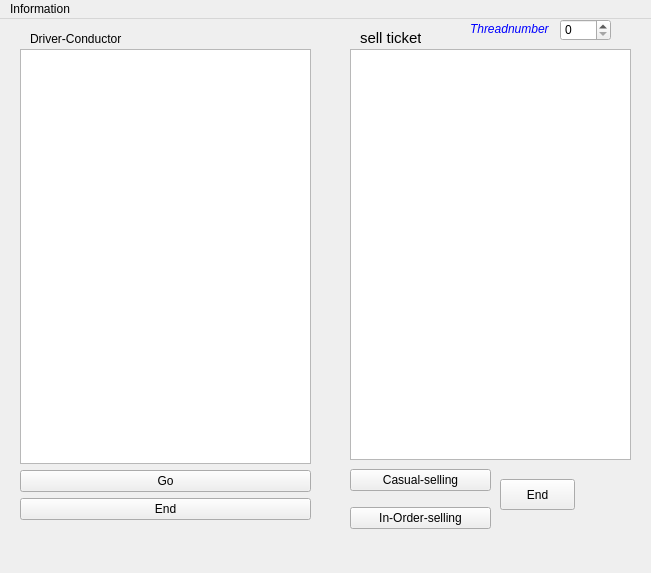
<?xml version="1.0" encoding="UTF-8"?>
<ui version="4.0">
 <class>MainWindow</class>
 <widget class="QMainWindow" name="MainWindow">
  <property name="geometry">
   <rect>
    <x>0</x>
    <y>0</y>
    <width>651</width>
    <height>573</height>
   </rect>
  </property>
  <property name="windowTitle">
   <string>MainWindow</string>
  </property>
  <property name="documentMode">
   <bool>true</bool>
  </property>
  <widget class="QWidget" name="centralwidget">
   <widget class="QWidget" name="verticalLayoutWidget">
    <property name="geometry">
     <rect>
      <x>20</x>
      <y>30</y>
      <width>291</width>
      <height>471</height>
     </rect>
    </property>
    <layout class="QVBoxLayout" name="verticalLayout">
     <item>
      <widget class="QTextBrowser" name="busTextBrowser"/>
     </item>
     <item>
      <widget class="QPushButton" name="go_busButton">
       <property name="text">
        <string>Go</string>
       </property>
      </widget>
     </item>
     <item>
      <widget class="QPushButton" name="end_busButton">
       <property name="text">
        <string>End</string>
       </property>
      </widget>
     </item>
    </layout>
   </widget>
   <widget class="QWidget" name="verticalLayoutWidget_2">
    <property name="geometry">
     <rect>
      <x>350</x>
      <y>30</y>
      <width>281</width>
      <height>411</height>
     </rect>
    </property>
    <layout class="QVBoxLayout" name="verticalLayout_2">
     <item>
      <widget class="QTextBrowser" name="sell_ticketTextBrowser"/>
     </item>
    </layout>
   </widget>
   <widget class="QWidget" name="formLayoutWidget">
    <property name="geometry">
     <rect>
      <x>350</x>
      <y>440</y>
      <width>141</width>
      <height>81</height>
     </rect>
    </property>
    <layout class="QVBoxLayout" name="verticalLayout_3">
     <item>
      <widget class="QPushButton" name="sell_ticket_casualButton">
       <property name="text">
        <string>Casual-selling</string>
       </property>
      </widget>
     </item>
     <item>
      <widget class="QPushButton" name="sell_ticket_restrictButton">
       <property name="text">
        <string>In-Order-selling</string>
       </property>
      </widget>
     </item>
    </layout>
   </widget>
   <widget class="QPushButton" name="end_sell_ticketButton">
    <property name="geometry">
     <rect>
      <x>500</x>
      <y>460</y>
      <width>75</width>
      <height>31</height>
     </rect>
    </property>
    <property name="text">
     <string>End</string>
    </property>
   </widget>
   <widget class="QLabel" name="label">
    <property name="geometry">
     <rect>
      <x>30</x>
      <y>10</y>
      <width>231</width>
      <height>20</height>
     </rect>
    </property>
    <property name="styleSheet">
     <string notr="true">font: 75 italic 9pt &quot;Arial&quot;;</string>
    </property>
    <property name="text">
     <string>Driver-Conductor</string>
    </property>
   </widget>
   <widget class="QLabel" name="label_2">
    <property name="geometry">
     <rect>
      <x>360</x>
      <y>10</y>
      <width>61</width>
      <height>16</height>
     </rect>
    </property>
    <property name="styleSheet">
     <string notr="true">font: 9pt &quot;Fixedsys&quot;;
font: 10pt &quot;Arial&quot;;
font: 75 italic 9pt &quot;Arial&quot;;</string>
    </property>
    <property name="text">
     <string>&lt;html&gt;&lt;head/&gt;&lt;body&gt;&lt;p&gt;&lt;span style=&quot; font-size:11pt;&quot;&gt;sell ticket &lt;/span&gt;&lt;/p&gt;&lt;/body&gt;&lt;/html&gt;</string>
    </property>
   </widget>
   <widget class="QSpinBox" name="spinBox">
    <property name="geometry">
     <rect>
      <x>560</x>
      <y>0</y>
      <width>51</width>
      <height>22</height>
     </rect>
    </property>
   </widget>
   <widget class="QLabel" name="label_3">
    <property name="geometry">
     <rect>
      <x>470</x>
      <y>0</y>
      <width>81</width>
      <height>20</height>
     </rect>
    </property>
    <property name="text">
     <string>&lt;html&gt;&lt;head/&gt;&lt;body&gt;&lt;p&gt;&lt;span style=&quot; font-style:italic; color:#0000ff;&quot;&gt;Threadnumber&lt;/span&gt;&lt;/p&gt;&lt;/body&gt;&lt;/html&gt;</string>
    </property>
   </widget>
  </widget>
  <widget class="QMenuBar" name="menubar">
   <property name="geometry">
    <rect>
     <x>0</x>
     <y>0</y>
     <width>651</width>
     <height>23</height>
    </rect>
   </property>
   <widget class="QMenu" name="menuInformation">
    <property name="title">
     <string>Information</string>
    </property>
    <widget class="QMenu" name="menuAuthor">
     <property name="title">
      <string>Author</string>
     </property>
     <addaction name="actionZhuangyuan"/>
    </widget>
    <addaction name="menuAuthor"/>
   </widget>
   <addaction name="menuInformation"/>
  </widget>
  <action name="actionZhuangyuan">
   <property name="text">
    <string>Zhuangyuan</string>
   </property>
  </action>
 </widget>
 <resources/>
 <connections/>
</ui>
